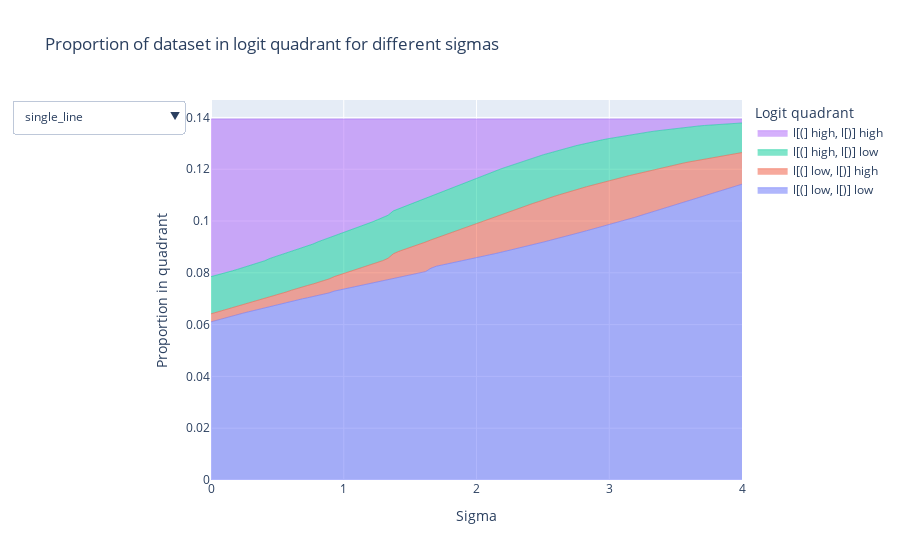

Here is the notebook cell this chart was saved with:
### Code cell
quadrant_names = [
    "l[(] low, l[)] low",
    "l[(] low, l[)] high",
    "l[(] high, l[)] low",
    "l[(] high, l[)] high",
]

traces = []
buttons = []

for i, dataset_name in enumerate(datasets.keys()):
    for j, quadrant_name in enumerate(quadrant_names):
        traces.append(
            go.Scatter(
                x=sigmas,
                y=logit_quadrants[dataset_name][j],
                mode="lines",
                line=dict(width=0.5),
                stackgroup="one",
                name=quadrant_name,
                hoverinfo="x+y",
                visible=(i == 0),
            )
        )
    buttons.append(
        dict(
            label=dataset_name,
            method="update",
            args=[
                {
                    "visible": [False] * (i * 4)
                    + [True] * 4
                    + [False] * (len(datasets) * 4 - (i + 1) * 4)
                }
            ],
        )
    )


# Create layout
layout = go.Layout(
    title="Proportion of dataset in logit quadrant for different sigmas",
    xaxis_title="Sigma",
    yaxis_title="Proportion in quadrant",
    legend_title="Logit quadrant",
    updatemenus=[dict(buttons=buttons, active=0, showactive=True)],
)

fig = go.Figure(data=traces, layout=layout)
fig.show()
